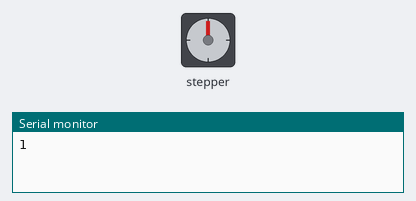
Bench run of a sketch on a simulated Arduino Uno, built with avr-gcc and run on an emulated ATmega328P. On the bench: stepper motor, the last lines printed to the serial monitor. Wiring (inferred from the names in the program): stepper motor (2048 steps per turn assumed): coils pin 3, pin 4, pin 6, pin 7.

Above: at 0.05 s.
At 4.35 s:
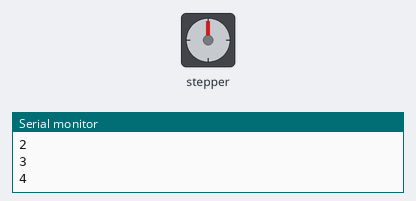
At 5.6 s:
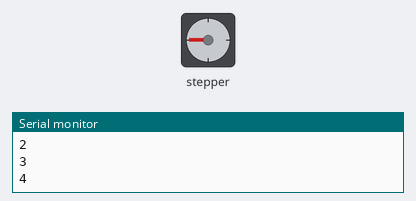
At 6.9 s:
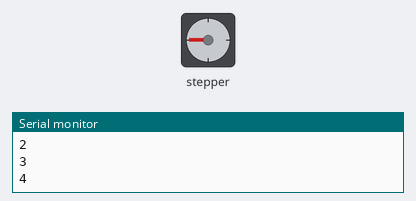
Timing chart, 0 to 9.2 s (numbered marks = the images above):
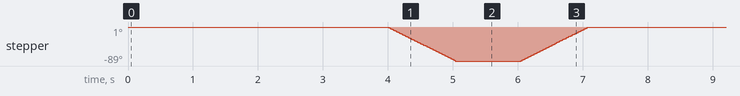

Measured:
- by itself, stepper: turns 89° counter-clockwise in 1.0 s, then 89° clockwise in 1.0 s, repeating every 7.1 s

The sketch:

COMPASAT25_PRUEBA_STEPPER.ino
```cpp
int idPaquete = 1; // Contador de paquetes
// Configuración del motor paso a paso
const int motorPin1 = 3;
const int motorPin2 = 4;
const int motorPin3 = 6;
const int motorPin4 = 7;
int motorSpeed = 1000;
int stepCounter = 0;
int stepsPerRev = 4076;
int stepsPer90 = stepsPerRev / 4;
const int numSteps = 8;
const int stepsLookup[8] = { B1000, B1100, B0100, B0110, B0010, B0011, B0001, B1001 };

void setup() {
  Serial.begin(9600);
  pinMode(motorPin1, OUTPUT);
  pinMode(motorPin2, OUTPUT);
  pinMode(motorPin3, OUTPUT);
  pinMode(motorPin4, OUTPUT);

}

void loop() {
  if (idPaquete == 5) {
    moveStepper(stepsPer90, true);
    delay(1000);
    moveStepper(stepsPer90, false);
    idPaquete = 1;
  }

  // Incrementar ID del paquete y esperar
  Serial.println(idPaquete);
  idPaquete++;
  delay(1000);

}

void moveStepper(int steps, bool clockwise) {
    for (int i = 0; i < steps; i++) {
        if (clockwise) {
            stepCounter++;
            if (stepCounter >= numSteps) stepCounter = 0;
        } else {
            stepCounter--;
            if (stepCounter < 0) stepCounter = numSteps - 1;
        }
        setOutput(stepCounter);
        delayMicroseconds(motorSpeed);
    }
}

void setOutput(int step) {
    digitalWrite(motorPin1, bitRead(stepsLookup[step], 0));
    digitalWrite(motorPin2, bitRead(stepsLookup[step], 1));
    digitalWrite(motorPin3, bitRead(stepsLookup[step], 2));
    digitalWrite(motorPin4, bitRead(stepsLookup[step], 3));
}
```
